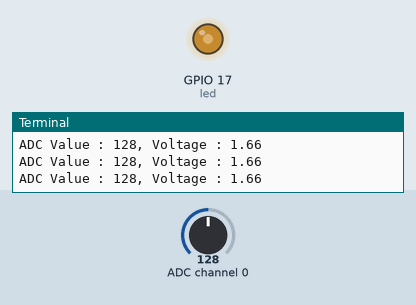
Simulated run of this program. Board: Raspberry Pi (BCM pin numbers). Parts: output pins drawn as LEDs (lit = HIGH), the last lines printed to the terminal. The inputs (shaded band) are chosen by the test bench; at power-on: ADC channel 0 = 128 (analog values on the 0–255 scale).

Above: at 1.2 s.
1.3 s: ADC channel 0 set to 178
At 1.8 s:
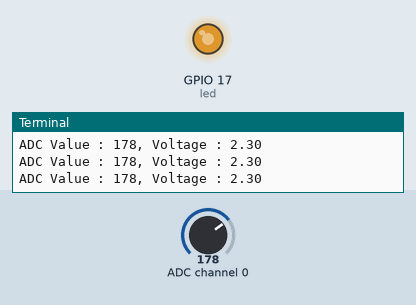
2.8 s: ADC channel 0 set to 224
At 4.0 s:
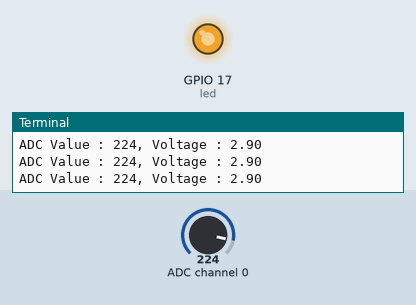
4.3 s: ADC channel 0 set to 30
At 5.0 s:
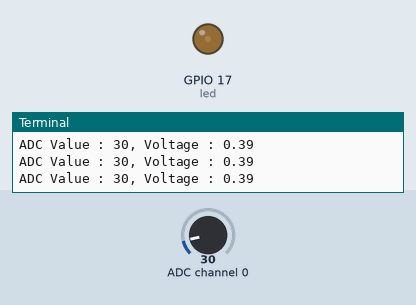
5.8 s: ADC channel 0 set to 0
At 6.4 s:
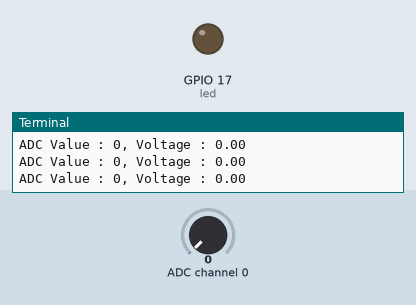
Timing chart, 0 to 8.3 s (numbered marks = the images above; inputs shaded):
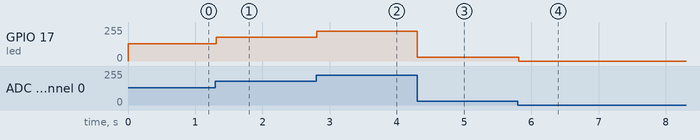

The program:

nightlamp.py
```python
from gpiozero import PWMLED
import time
from ADCDevice import *

# define ledPin
ledPin = 17
led = PWMLED(ledPin)
# Define an ADCDevice class object
adc = ADCDevice()

def setup():
    global adc
    # Detect the pcf8591.
    if(adc.detectI2C(0x48)):
        adc = PCF8591()
    # Detect the ads7830
    elif(adc.detectI2C(0x4b)):
        adc = ADS7830()
    else:
        print("No correct I2C address found, \n"
        "Please use command 'i2cdetect -y 1' to check the I2C address! \n"
        "Program Exit. \n");
        exit(-1)

def loop():
    while True:
        # read the ADC value of channel 0
        value = adc.analogRead(0)

        led.value = value / 255.0    # Mapping to PWM duty cycle
        voltage = value / 255.0 * 3.3
        print ('ADC Value : %d, Voltage : %.2f'%(value,voltage))
        time.sleep(0.01)

def destroy():
    led.close()
    adc.close()

# Program entrance
if __name__ == '__main__':
    print ('Program is starting ... ')
    setup()
    try:
        loop()
    except KeyboardInterrupt:
        # Press ctrl-c to end the program.
        destroy()
        print("Ending program")
```

Measured:
- after the input at 1.3 s, GPIO 17 (led): 128/255 → 178/255 at once
- after the input at 2.8 s, GPIO 17 (led): 178/255 → 224/255 at once
- after the input at 4.3 s, GPIO 17 (led): 224/255 → 30/255 at once
- after the input at 5.8 s, GPIO 17 (led): 30/255 → 0/255 at once
